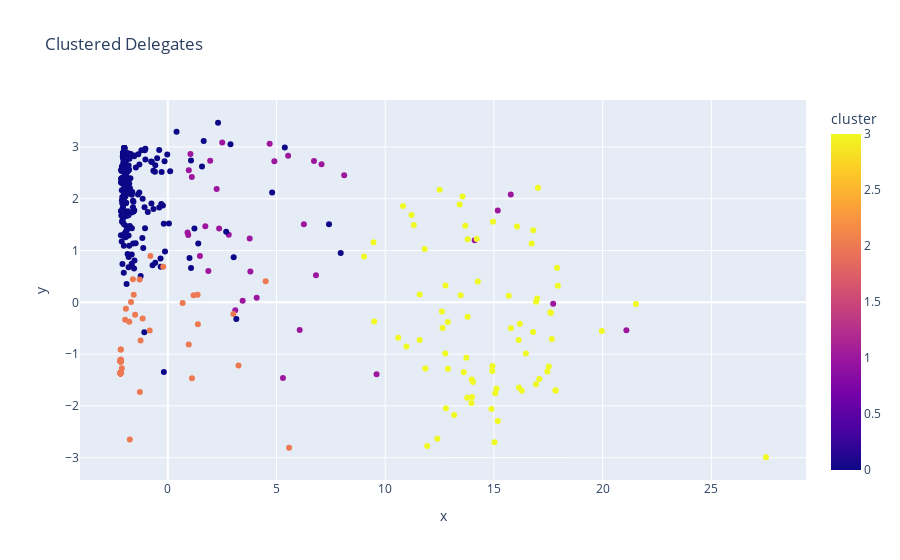

Notebook code cell kept with this figure:
### Code cell
from sklearn.decomposition import PCA
import plotly.express as px

df = pd.read_csv('data/clustered_delegates.csv')
value_mapping = {"For": 1, "Against": 2, "Abstain": 3, "No vote" : 0}

for column in df.columns[1:-1]: 
    df[column] = df[column].map(value_mapping)
df.fillna(0, inplace=True)
print(df[["publicAddress", "cluster"]].head())

pca = PCA(n_components=2)

feature = pca.fit_transform(df.iloc[:, 1:-1])
df['feature1'] = feature[:, 0]
df['feature2'] = feature[:, 1]
df = df[['publicAddress', 'cluster', 'feature1', 'feature2']]
df.to_csv("data/clustered_pca_delegates.csv", index=False)


fig = px.scatter(df, x=feature[:, 0], y=feature[:, 1], color=df['cluster'], hover_name='publicAddress', title="Clustered Delegates")
fig.show()
# plt.figure(figsize=(10, 6))
# plt.scatter(feature[:, 0], feature[:, 1], c=df['cluster'], cmap='viridis', marker='o', alpha=0.7)

# plt.title('K-means Clustering with Address Labels')
# plt.show()

### Figure 1 — Plotly figure (JSON) as saved in the notebook; plotly's stock layout.template omitted (floating-point values rounded to 4 significant figures; data arrays with more than 128 entries replaced by an {"elided": "..."} marker saying what was removed)
{"data": [{"hovertemplate": "<b>%{hovertext}</b><br><br>x=%{x}<br>y=%{y}<br>cluster=%{marker.color}<extra></extra>", "hovertext": {"elided": "812 str values"}, "legendgroup": "", "marker": {"color": {"elided": "812 int values"}, "coloraxis": "coloraxis", "symbol": "circle"}, "mode": "markers", "name": "", "orientation": "v", "showlegend": false, "type": "scatter", "x": {"elided": "812 float values"}, "xaxis": "x", "y": {"elided": "812 float values"}, "yaxis": "y"}], "layout": {"coloraxis": {"colorbar": {"title": {"text": "cluster"}}, "colorscale": [[0, "#0d0887"], [0.1111, "#46039f"], [0.2222, "#7201a8"], [0.3333, "#9c179e"], [0.4444, "#bd3786"], [0.5556, "#d8576b"], [0.6667, "#ed7953"], [0.7778, "#fb9f3a"], [0.8889, "#fdca26"], [1, "#f0f921"]]}, "legend": {"tracegroupgap": 0}, "title": {"text": "Clustered Delegates"}, "xaxis": {"anchor": "y", "domain": [0, 1], "title": {"text": "x"}}, "yaxis": {"anchor": "x", "domain": [0, 1], "title": {"text": "y"}}}}
